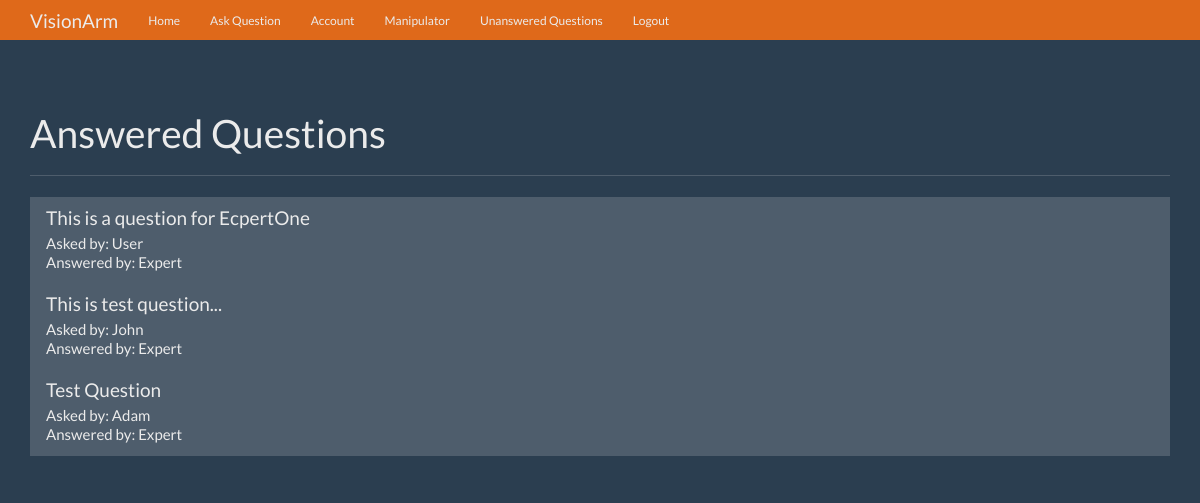
Page / (signed in) on the committed database.
### visionarm/models.py (models this page shows, shortened)
class Question(db.Model):
    id = db.Column(db.Integer, primary_key=True)
    question = db.Column(db.Text)
    answer = db.Column(db.Text)
    asked_by_id = db.Column(db.Integer, db.ForeignKey('user.id'))
    expert_id = db.Column(db.Integer, db.ForeignKey('user.id'))

class User(db.Model, UserMixin):
    id = db.Column(db.Integer, primary_key=True)
    login = db.Column(db.String(50))
    password = db.Column(db.String(100))
    name = db.Column(db.String(50))
    surname = db.Column(db.String(50))
    expert = db.Column(db.Boolean)
    admin = db.Column(db.Boolean)
    questions_asked = db.relationship(
        'Question',
        foreign_keys='Question.asked_by_id',
        backref='asker',
        lazy=True
    )
    answers_requested = db.relationship(
        'Question',
        foreign_keys='Question.expert_id',
        backref='expert',
        lazy=True
    )
    @property
    def unhashed_password(self):
        """
        Property that raises an error when attempting to access the unhashed password.

        Used to prevent direct access to the unhashed password.
        """
        raise AttributeError('Cannot view unhashed password!')

### visionarm/routes/main.py (the view)
@main.route('/')
def index():
    questions = Question.query.filter(Question.answer != None).all()
    context = {
        'questions': questions
    }
    return render_template('home.html', **context)

### visionarm/__init__.py (called while the page is built)
def create_app(config_file='settings.py'):
    app = Flask(__name__)
    app.config.from_pyfile(config_file)
    db.init_app(app)
    login_manager.init_app(app)
    login_manager.login_view = 'auth.login'
    @login_manager.user_loader
    def load_user(user_id):
        return User.query.get(user_id)
    app.register_blueprint(main)
    app.register_blueprint(auth)
    app.cli.add_command(create_tables)
    return app

### visionarm/templates/home.html (shortened to what this page needs)
{% extends 'base.html' %}
{% block content %}
      <div class="page-header">
        <h1>Answered Questions</h1>
      </div>
      <div class="row">
        <div class="col-lg-12">
          <div class="list-group">
            {% for question in questions %}
              <a href="{{ url_for('main.question', question_id=question.id) }}" class="list-group-item">
                <h4 class="list-group-item-heading">{{ question.question }}</h4>
                <p class="list-group-item-text">Asked by: {{ question.asker.name }}</p>
                <p class="list-group-item-text">Answered by: {{ question.expert.name }}</p>
              </a>
            {% endfor %}
          </div>
        </div>
      </div>
{% endblock %}

### visionarm/static/theme.css (style rules this page uses)
body { padding-top: 70px; padding-bottom: 30px; }

### rows in the picture
Question: question "This is a question for EcpertOne", asker.name "User", expert.name "Expert"
Question: question "This is test question...", asker.name "John", expert.name "Expert"
Question: question "Test Question", asker.name "Adam", expert.name "Expert"
